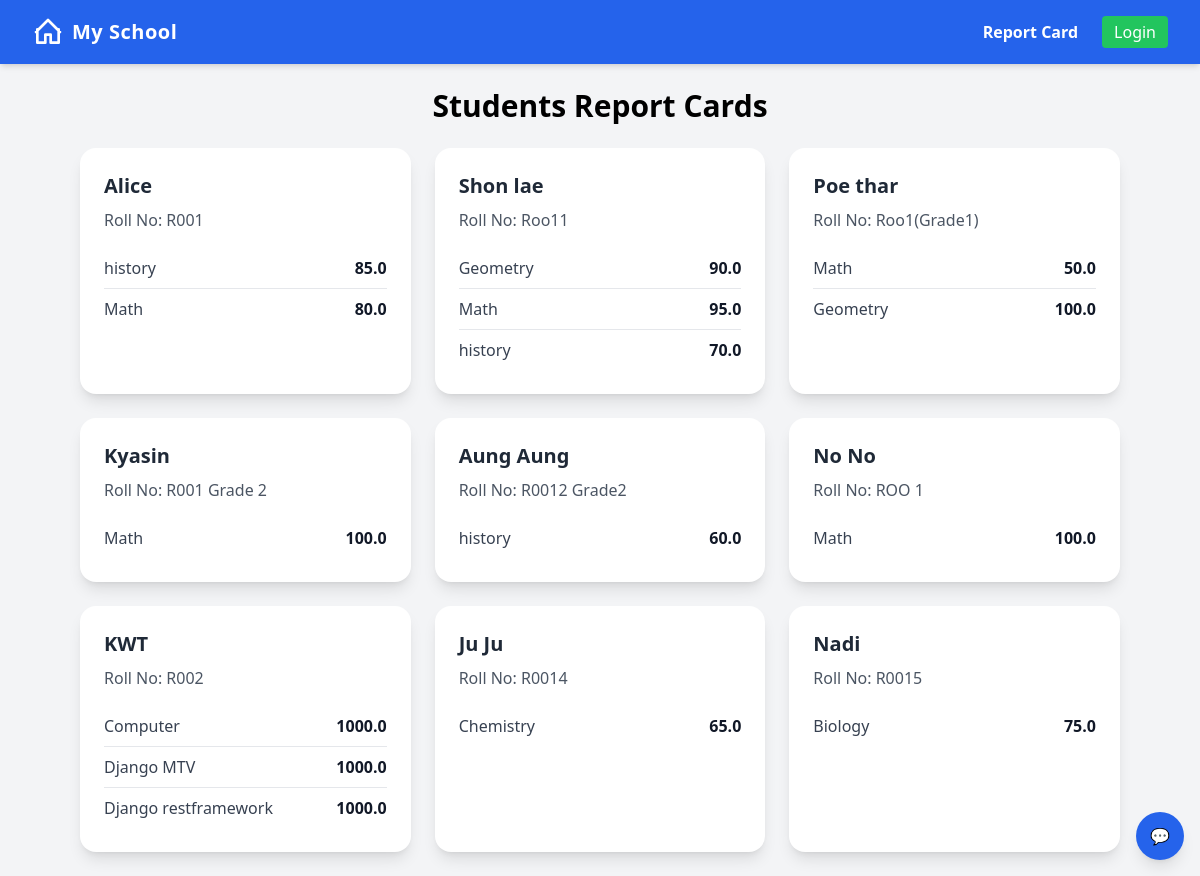
/report-card/, run on the app's committed database.
### myapp/models.py (models this page shows, shortened)
class Student(models.Model):
    name = models.CharField(max_length=100)
    roll_number = models.CharField(max_length=20, unique=True)

class Mark(models.Model):
    student = models.ForeignKey(Student, on_delete=models.CASCADE)
    subject = models.ForeignKey(Subject, on_delete=models.CASCADE)
    marks_obtained = models.FloatField()

class Subject(models.Model):
    name = models.CharField(max_length=100, unique=True)

### myapp/views.py (the view)
# urls.py: path('report-card/', views.report_card, name='report_card'),
def report_card(request):
    students = Student.objects.prefetch_related('mark_set__subject')
    return render(request, "myapp/report_card.html", {"students": students})

### myapp/templates/myapp/report_card.html (shortened to what this page needs)
{% extends 'myapp/base.html' %}
{% block content %}
<h1 class="text-2xl sm:text-3xl font-bold mb-6 text-center">Students Report Cards</h1>
<div class="grid grid-cols-1 sm:grid-cols-2 lg:grid-cols-3 gap-6 px-4 sm:px-8">
    {% for student in students %}
    <div class="bg-white shadow-lg rounded-2xl p-4 sm:p-6 w-full max-w-sm mx-auto">
        <h2 class="text-lg sm:text-xl font-semibold mb-2 text-gray-800">{{ student.name }}</h2>
        <p class="text-gray-600 mb-4 text-sm sm:text-base">Roll No: {{ student.roll_number }}</p>
        <ul class="divide-y divide-gray-200">
            {% for mark in student.mark_set.all %}
            <li class="py-2 flex justify-between text-sm sm:text-base">
                <span class="text-gray-700">{{ mark.subject.name }}</span>
                <span class="font-bold text-gray-900">{{ mark.marks_obtained }}</span>
            </li>
            {% empty %}
            <li class="py-2 text-gray-500 text-center text-sm sm:text-base">No marks available</li>
            {% endfor %}
        </ul>
    </div>
    {% empty %}
    <p class="col-span-full text-center text-gray-500 text-lg">No students or marks added yet.</p>
    {% endfor %}
</div>
{% endblock %}

### data on the page
Student: name "Alice", roll_number "R001"
Mark: subject.name "history", marks_obtained "85.0"
Mark: subject.name "Math", marks_obtained "80.0"
Student: name "Shon lae", roll_number "Roo11"
Mark: subject.name "Geometry", marks_obtained "90.0"
Mark: subject.name "Math", marks_obtained "95.0"
Mark: subject.name "history", marks_obtained "70.0"
Student: name "Poe thar", roll_number "Roo1(Grade1)"
Mark: subject.name "Math", marks_obtained "50.0"
Mark: subject.name "Geometry", marks_obtained "100.0"
Student: name "Kyasin", roll_number "R001 Grade 2"
Mark: subject.name "Math", marks_obtained "100.0"
Student: name "Aung Aung", roll_number "R0012 Grade2"
Mark: subject.name "history", marks_obtained "60.0"
Student: name "No No", roll_number "ROO 1"
Mark: subject.name "Math", marks_obtained "100.0"
Student: name "KWT", roll_number "R002"
Mark: subject.name "Computer", marks_obtained "1000.0"
Mark: subject.name "Django MTV", marks_obtained "1000.0"
Mark: subject.name "Django restframework", marks_obtained "1000.0"
Student: name "Ju Ju", roll_number "R0014"
Mark: subject.name "Chemistry", marks_obtained "65.0"
Student: name "Nadi", roll_number "R0015"
Mark: subject.name "Biology", marks_obtained "75.0"
